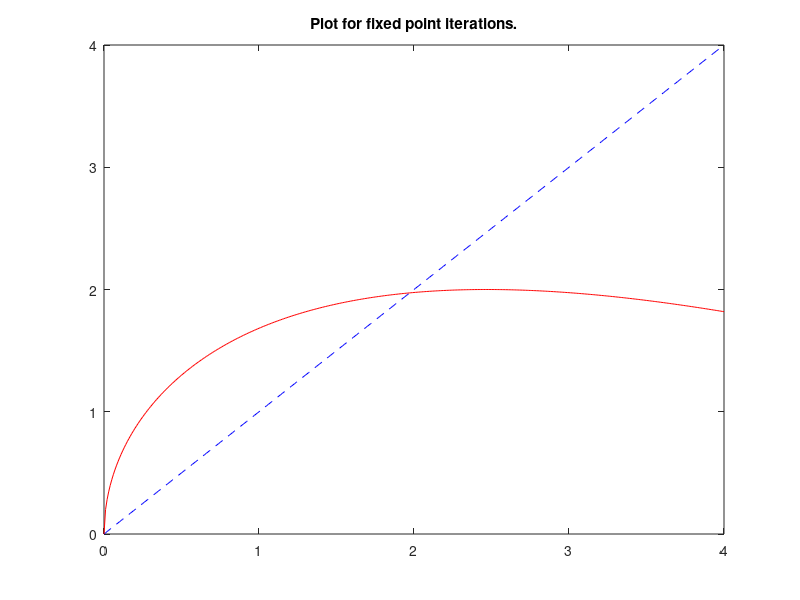

This chart was generated by the following MATLAB code:
x = 0.5;
y = 0;
while x ~= y
    y = x;
    x = 2 * sin(sqrt(x));
end
% Checkpoint 1: 1.9724

x = 0:0.01:4;
y = 2 * sin(sqrt(x));
plot(x, x, 'b--', x, y, 'r-');
title('Plot for fixed point iterations.');

% Checkpoint 2: It will converge to 1.9724

x = 0.01;
for I = 1:7
    x = 2 * sin(sqrt(x));
    disp(x)
end

% Checkpoint 3 - It doesn't converge to 1.9724, not enough iterations
% performed.
